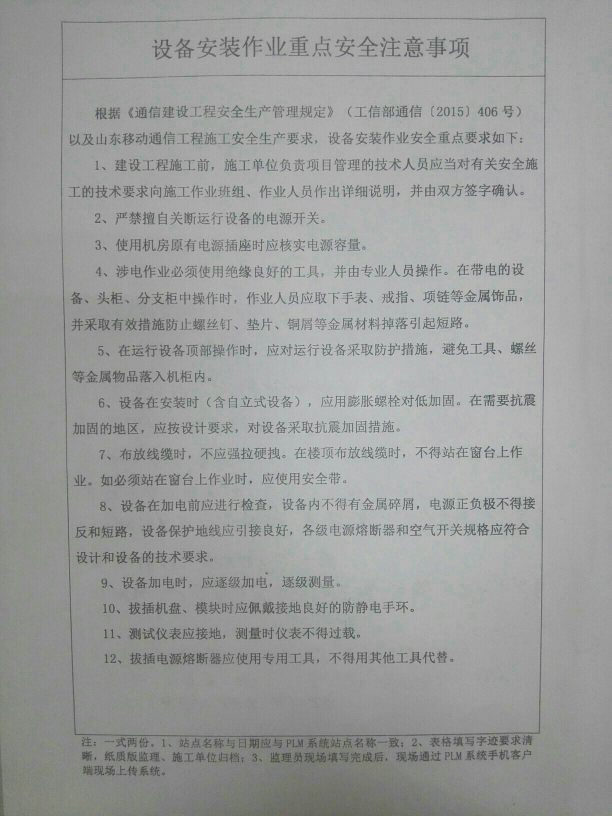
#> input picture document_Scan/images/109573.jpg, 1224 x 1632 px (shown at 1/2 size)
$ python scan.py --image images/109573.jpg
#> lines starting #> are read from the running program, lines starting #| are printed output that depends on the picture; after the words box and inside, x2 and y2 are one past the last pixel; in counts of white or black regions, pixels touching at a corner belong together
# 导入工具包
import numpy as np
import argparse
import cv2

# 设置参数
ap = argparse.ArgumentParser()
ap.add_argument("-i", "--image", required=True, help="Path to the image to be scanned")
args = vars(ap.parse_args())

# [44 lines left out: functions order_points, four_point_transform, not called in this run]


def resize(image, width=None, height=None, inter=cv2.INTER_AREA):
	dim = None
	(h, w) = image.shape[:2]
	if width is None and height is None:
		return image
	if width is None:
		r = height / float(h)
		dim = (int(w * r), height)
	else:
		r = width / float(w)
		dim = (width, int(h * r))
	resized = cv2.resize(image, dim, interpolation=inter)
	return resized

# 读取输入
image = cv2.imread(args["image"])
#> image is the input picture: shape (1632, 1224, 3); mean B, G, R 155.3, 156.3, 154.9
#坐标也会相同变化
ratio = image.shape[0] / 500.0
#> ratio = 3.26
orig = image.copy()


image = resize(orig, height = 500)
#> in resize, `resized = cv2.resize(image, dim, interpolation=inter)`:
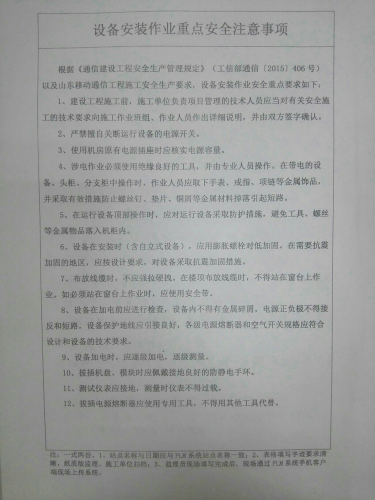
#> resized: shape (500, 375, 3); mean B, G, R 155.3, 156.3, 154.9

# 预处理
gray = cv2.cvtColor(image, cv2.COLOR_BGR2GRAY)
gray = cv2.GaussianBlur(gray, (5, 5), 0)
edged = cv2.Canny(gray, 75, 200)
#> edged: shape (500, 375); every value is 0

# 展示预处理结果
print("STEP 1: 边缘检测")
cv2.imshow("Image", image)
cv2.imshow("Edged", edged)
cv2.waitKey(0)
cv2.destroyAllWindows()

# 轮廓检测
cnts = cv2.findContours(edged.copy(), cv2.RETR_LIST, cv2.CHAIN_APPROX_SIMPLE)[1]
#> cnts = []
cnts = sorted(cnts, key = cv2.contourArea, reverse=True)[:5]

# 遍历轮廓
for c in cnts:
	# 计算轮廓近似
	peri = cv2.arcLength(c, True)
	# C表示输入的点集
	# epsilon表示从原始轮廓到近似轮廓的最大距离，它是一个准确度参数
	# True表示封闭的
	approx = cv2.approxPolyDP(c, 0.02 * peri, True)

	# 4个点的时候就拿出来
	if len(approx) == 4:
		screenCnt = approx
		break
#> this loop made 0 passes

# 展示结果
print("STEP 2: 获取轮廓")
#> (the run stopped early here; a loop or call above may not have finished)

$ run again, on document_Scan/images/1350988.jpg
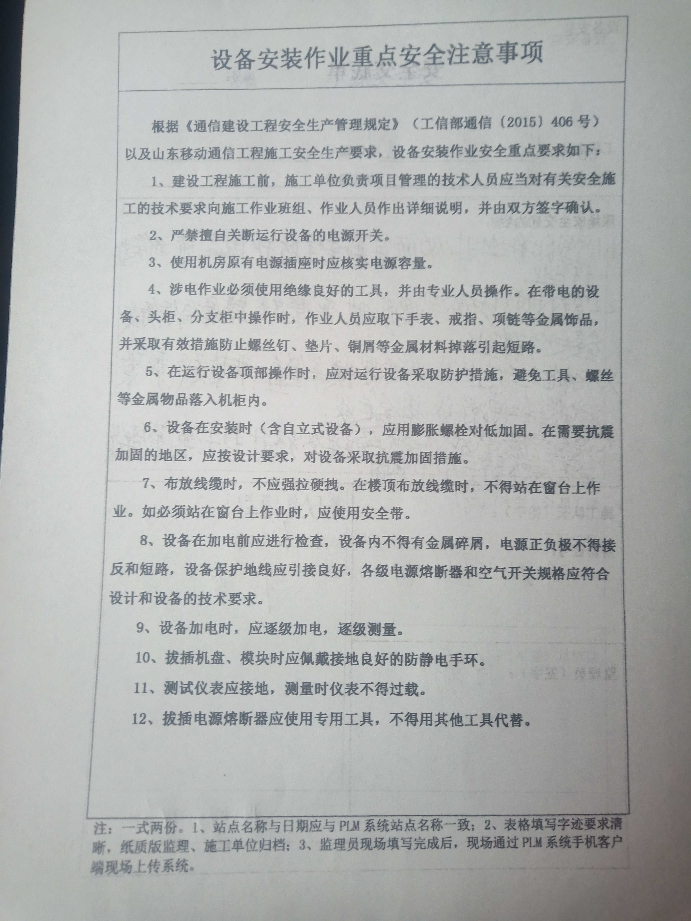
#> input picture document_Scan/images/1350988.jpg, 691 x 921 px
#> image is the input picture: shape (921, 691, 3); mean B, G, R 176.1, 177, 174.5
#> `gray = cv2.GaussianBlur(gray, (5, 5), 0)`:
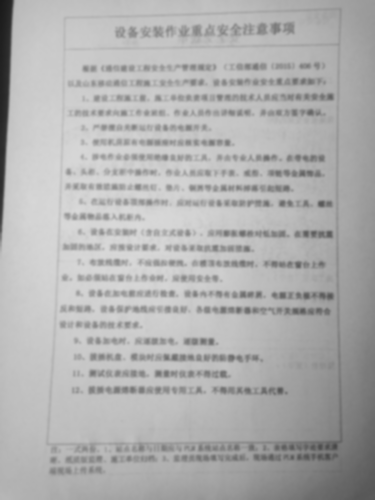
#> gray: shape (500, 375); min 26, max 218, mean 176.2
#> `edged = cv2.Canny(gray, 75, 200)`:
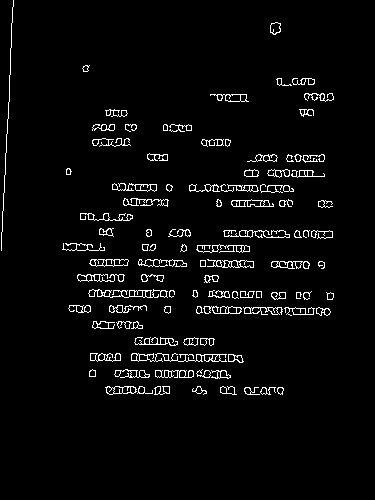
#> edged: shape (500, 375); 3.7% white in thin lines or dots, all inside (x1, y1, x2, y2) = (1, 0, 334, 395)
#> `cnts = cv2.findContours(edged.copy(), cv2.RETR_LIST, cv2.CHAIN_APPROX_..`: cnts = 292 contours, 43 with area under 20; largest, box (x1, y1, x2, y2) and area: (88, 289, 168, 298) 282, (131, 353, 227, 362) 276, (89, 259, 129, 267) 221, (207, 259, 254, 268) 220, (231, 199, 274, 207) 202
#> `cnts = sorted(cnts, key = cv2.contourArea, reverse=True)[:5]`: cnts = 5 contours; box (x1, y1, x2, y2) and area: (88, 289, 168, 298) 282, (131, 353, 227, 362) 276, (89, 259, 129, 267) 221, (207, 259, 254, 268) 220, (231, 199, 274, 207) 202
#> the loop `for c in cnts:` made 5 passes
#> peri on passes 1, 3, 4, 5: 309.1, 93.94, 145.4, 114.9
